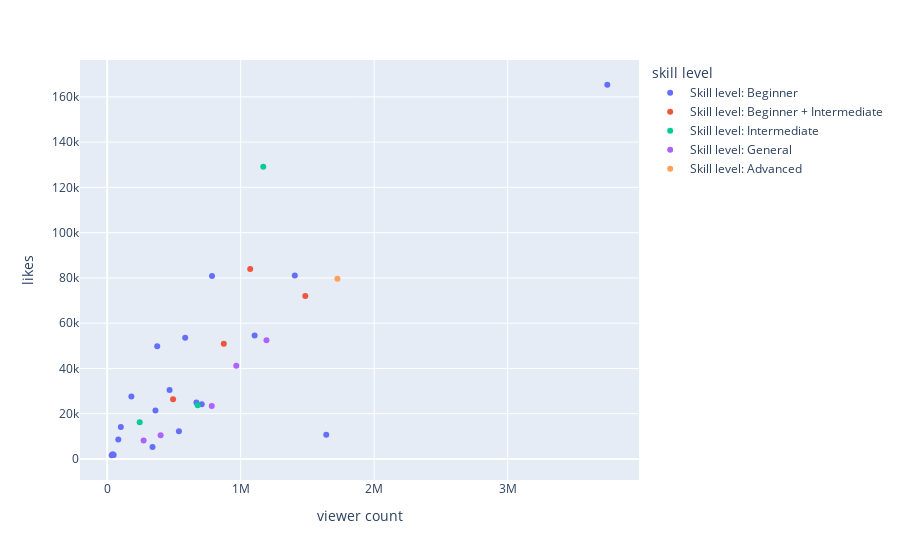

Notebook code cell kept with this figure:
### Code cell
px.scatter(tempdf,
           x = 'viewer count',
           y='likes',
           color = 'skill level',
           hover_data = tempdf.columns.tolist())

### Figure 1 — Plotly figure (JSON) as saved in the notebook; plotly's stock layout.template omitted (floating-point values rounded to 4 significant figures)
{"data": [{"customdata": [["Career Wellness Nano Tips with Shadé Zahrai", "Skill level: Beginner"], ["Job Interview Nano Tips with Madeline Mann", "Skill level: Beginner"], ["Expert Tips for Answering Common Interview Questions", "Skill level: Beginner"], ["Excel: VLOOKUP and XLOOKUP for Beginners", "Skill level: Beginner"], ["Animating in Historical Styles", "Skill level: Beginner"], ["SOLIDWORKS: Modeling a Bicycle", "Skill level: Beginner"], ["Learning LinkedIn (2021)", "Skill level: Beginner"], ["The Six Morning Habits of High Performers", "Skill level: Beginner"], ["Job Search Nano Tips with Jonathan Javier", "Skill level: Beginner"], ["SQL Essential Training", "Skill level: Beginner"], ["Nano Tips for Communicating with Confidence with Selena Rezvani", "Skill level: Beginner"], ["How to Stop Wasting Time in Meetings", "Skill level: Beginner"], ["Raspberry Pi Essential Training", "Skill level: Beginner"], ["Interpersonal Communication", "Skill level: Beginner"], ["Developing Your Emotional Intelligence", "Skill level: Beginner"], ["Communication Foundations", "Skill level: Beginner"], ["Strategic Thinking", "Skill level: Beginner"], ["Speaking Confidently and Effectively", "Skill level: Beginner"], ["Three Tips for Managing Egos and Difficult Emotions", "Skill level: Beginner"]], "hovertemplate": "skill level=%{customdata[1]}<br>viewer count=%{x}<br>likes=%{y}<br>course name=%{customdata[0]}<extra></extra>", "legendgroup": "Skill level: Beginner", "marker": {"color": "#636efa", "symbol": "circle"}, "mode": "markers", "name": "Skill level: Beginner", "orientation": "v", "showlegend": true, "type": "scatter", "x": [181477, 537464, 1641135, 785513, 339773, 102501, 374949, 3745968, 48912, 584294, 41856, 361804, 83504, 708331, 1104541, 668565, 1405614, 467547, 34063], "xaxis": "x", "y": [27606, 12301, 10675, 80803, 5281, 14166, 49777, 165364, 1777, 53584, 2037, 21409, 8605, 24206, 54510, 24949, 81085, 30515, 1649], "yaxis": "y"}, {"customdata": [["Be the Manager People Won't Leave", "Skill level: Beginner + Intermediate"], ["Excel Essential Training (Office 365/Microsoft 365)", "Skill level: Beginner + Intermediate"], ["Project Management Foundations", "Skill level: Beginner + Intermediate"], ["Power BI Essential Training", "Skill level: Beginner + Intermediate"]], "hovertemplate": "skill level=%{customdata[1]}<br>viewer count=%{x}<br>likes=%{y}<br>course name=%{customdata[0]}<extra></extra>", "legendgroup": "Skill level: Beginner + Intermediate", "marker": {"color": "#EF553B", "symbol": "circle"}, "mode": "markers", "name": "Skill level: Beginner + Intermediate", "orientation": "v", "showlegend": true, "type": "scatter", "x": [1071484, 1484225, 873595, 493818], "xaxis": "x", "y": [83945, 72033, 50945, 26414], "yaxis": "y"}, {"customdata": [["Revit: AR and VR Workflows", "Skill level: Intermediate"], ["Excel: Lookup Functions in Depth", "Skill level: Intermediate"], ["Outlook: Efficient Email Management", "Skill level: Intermediate"]], "hovertemplate": "skill level=%{customdata[1]}<br>viewer count=%{x}<br>likes=%{y}<br>course name=%{customdata[0]}<extra></extra>", "legendgroup": "Skill level: Intermediate", "marker": {"color": "#00cc96", "symbol": "circle"}, "mode": "markers", "name": "Skill level: Intermediate", "orientation": "v", "showlegend": true, "type": "scatter", "x": [243740, 1169235, 677953], "xaxis": "x", "y": [16260, 129145, 23711], "yaxis": "y"}, {"customdata": [["Dan Ariely on Making Decisions", "Skill level: General"], ["Body Language for Leaders", "Skill level: General"], ["Communicating with Confidence", "Skill level: General"], ["Building Resilience", "Skill level: General"], ["Improving Your Focus", "Skill level: General"]], "hovertemplate": "skill level=%{customdata[1]}<br>viewer count=%{x}<br>likes=%{y}<br>course name=%{customdata[0]}<extra></extra>", "legendgroup": "Skill level: General", "marker": {"color": "#ab63fa", "symbol": "circle"}, "mode": "markers", "name": "Skill level: General", "orientation": "v", "showlegend": true, "type": "scatter", "x": [400407, 783612, 1193241, 967096, 273272], "xaxis": "x", "y": [10516, 23406, 52424, 41164, 8127], "yaxis": "y"}, {"customdata": [["Excel: Advanced Formulas and Functions", "Skill level: Advanced"]], "hovertemplate": "skill level=%{customdata[1]}<br>viewer count=%{x}<br>likes=%{y}<br>course name=%{customdata[0]}<extra></extra>", "legendgroup": "Skill level: Advanced", "marker": {"color": "#FFA15A", "symbol": "circle"}, "mode": "markers", "name": "Skill level: Advanced", "orientation": "v", "showlegend": true, "type": "scatter", "x": [1724555], "xaxis": "x", "y": [79640], "yaxis": "y"}], "layout": {"legend": {"title": {"text": "skill level"}, "tracegroupgap": 0}, "margin": {"t": 60}, "xaxis": {"anchor": "y", "domain": [0.0, 1.0], "title": {"text": "viewer count"}}, "yaxis": {"anchor": "x", "domain": [0.0, 1.0], "title": {"text": "likes"}}}}
